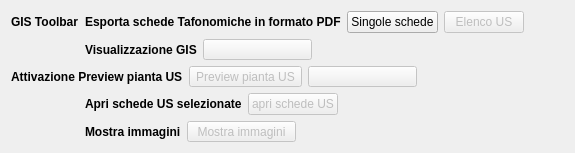
       <widget class="QWidget" name="tab_4">
        <attribute name="title">
         <string>Tools</string>
        </attribute>
        <layout class="QGridLayout" name="gridLayout_8">
         <item row="0" column="0">
          <widget class="QLabel" name="label_36">
           <property name="font">
            <font>
             <weight>75</weight>
             <bold>true</bold>
            </font>
           </property>
           <property name="text">
            <string>GIS Toolbar</string>
           </property>
          </widget>
         </item>
         <item row="1" column="1">
          <layout class="QHBoxLayout" name="horizontalLayout_6">
           <item>
            <widget class="QLabel" name="label_38">
             <property name="font">
              <font>
               <weight>75</weight>
               <bold>true</bold>
              </font>
             </property>
             <property name="text">
              <string>Visualizzazione GIS</string>
             </property>
            </widget>
           </item>
           <item>
            <widget class="QToolButton" name="toolButtonGis">
             <property name="enabled">
              <bool>false</bool>
             </property>
             <property name="minimumSize">
              <size>
               <width>109</width>
               <height>0</height>
              </size>
             </property>
             <property name="toolTip">
              <string/>
             </property>
             <property name="text">
              <string/>
             </property>
             <property name="icon">
              <iconset resource="resources.qrc">
               <normaloff>:/images/GIS.png</normaloff>:/images/GIS.png</iconset>
             </property>
             <property name="shortcut">
              <string>Ctrl+G</string>
             </property>
             <property name="checkable">
              <bool>true</bool>
             </property>
             <property name="checked">
              <bool>false</bool>
             </property>
             <property name="toolButtonStyle">
              <enum>Qt::ToolButtonTextOnly</enum>
             </property>
             <property name="arrowType">
              <enum>Qt::NoArrow</enum>
             </property>
            </widget>
           </item>
           <item>
            <spacer name="horizontalSpacer_6">
             <property name="orientation">
              <enum>Qt::Horizontal</enum>
             </property>
             <property name="sizeHint" stdset="0">
              <size>
               <width>40</width>
               <height>20</height>
              </size>
             </property>
            </spacer>
           </item>
          </layout>
         </item>
         <item row="2" column="0" colspan="2">
          <layout class="QHBoxLayout" name="horizontalLayout_7">
           <item>
            <widget class="QLabel" name="label_39">
             <property name="font">
              <font>
               <weight>75</weight>
               <bold>true</bold>
              </font>
             </property>
             <property name="text">
              <string>Attivazione Preview pianta US</string>
             </property>
            </widget>
           </item>
           <item>
            <widget class="QToolButton" name="toolButtonPreview">
             <property name="enabled">
              <bool>false</bool>
             </property>
             <property name="toolTip">
              <string/>
             </property>
             <property name="text">
              <string>Preview pianta US</string>
             </property>
             <property name="icon">
              <iconset resource="resources.qrc">
               <normaloff>:/images/GIS.png</normaloff>:/images/GIS.png</iconset>
             </property>
             <property name="shortcut">
              <string>Ctrl+G</string>
             </property>
             <property name="checkable">
              <bool>true</bool>
             </property>
             <property name="checked">
              <bool>false</bool>
             </property>
             <property name="toolButtonStyle">
              <enum>Qt::ToolButtonTextOnly</enum>
             </property>
             <property name="arrowType">
              <enum>Qt::NoArrow</enum>
             </property>
            </widget>
           </item>
           <item>
            <widget class="QToolButton" name="toolButtonPan">
             <property name="enabled">
              <bool>false</bool>
             </property>
             <property name="minimumSize">
              <size>
               <width>109</width>
               <height>0</height>
              </size>
             </property>
             <property name="toolTip">
              <string>Pan tool</string>
             </property>
             <property name="text">
              <string/>
             </property>
             <property name="icon">
              <iconset resource="resources.qrc">
               <normaloff>:/images/mActionPan.png</normaloff>:/images/mActionPan.png</iconset>
             </property>
             <property name="shortcut">
              <string>Ctrl+G</string>
             </property>
             <property name="checkable">
              <bool>true</bool>
             </property>
             <property name="checked">
              <bool>false</bool>
             </property>
             <property name="toolButtonStyle">
              <enum>Qt::ToolButtonTextOnly</enum>
             </property>
             <property name="arrowType">
              <enum>Qt::NoArrow</enum>
             </property>
            </widget>
           </item>
           <item>
            <spacer name="horizontalSpacer_14">
             <property name="orientation">
              <enum>Qt::Horizontal</enum>
             </property>
             <property name="sizeHint" stdset="0">
              <size>
               <width>40</width>
               <height>20</height>
              </size>
             </property>
            </spacer>
           </item>
          </layout>
         </item>
         <item row="5" column="1">
          <layout class="QHBoxLayout" name="horizontalLayout_10">
           <item>
            <widget class="QLabel" name="label_44">
             <property name="font">
              <font>
               <weight>75</weight>
               <bold>true</bold>
              </font>
             </property>
             <property name="text">
              <string>Mostra immagini</string>
             </property>
            </widget>
           </item>
           <item>
            <widget class="QToolButton" name="toolButtonPreviewMedia">
             <property name="enabled">
              <bool>false</bool>
             </property>
             <property name="minimumSize">
              <size>
               <width>109</width>
               <height>0</height>
              </size>
             </property>
             <property name="text">
              <string>Mostra immagini</string>
             </property>
             <property name="icon">
              <iconset resource="resources.qrc">
               <normaloff>:/images/photo.png</normaloff>:/images/photo.png</iconset>
             </property>
             <property name="checkable">
              <bool>true</bool>
             </property>
            </widget>
           </item>
           <item>
            <spacer name="horizontalSpacer_9">
             <property name="orientation">
              <enum>Qt::Horizontal</enum>
             </property>
             <property name="sizeHint" stdset="0">
              <size>
               <width>40</width>
               <height>20</height>
              </size>
             </property>
            </spacer>
           </item>
          </layout>
         </item>
         <item row="0" column="1">
          <layout class="QHBoxLayout" name="horizontalLayout_9">
           <item>
            <widget class="QLabel" name="label_41">
             <property name="font">
              <font>
               <weight>75</weight>
               <bold>true</bold>
              </font>
             </property>
             <property name="text">
              <string>Esporta schede Tafonomiche in formato PDF</string>
             </property>
            </widget>
           </item>
           <item>
            <widget class="QPushButton" name="pushButton_pdf_exp">
             <property name="enabled">
              <bool>true</bool>
             </property>
             <property name="font">
              <font>
               <pointsize>9</pointsize>
              </font>
             </property>
             <property name="toolTip">
              <string>Export PDF</string>
             </property>
             <property name="text">
              <string>Singole schede</string>
             </property>
             <property name="icon">
              <iconset resource="resources.qrc">
               <normaloff>:/images/sheet.png</normaloff>:/images/sheet.png</iconset>
             </property>
            </widget>
           </item>
           <item>
            <widget class="QPushButton" name="pushButton_exp_index_us">
             <property name="enabled">
              <bool>false</bool>
             </property>
             <property name="font">
              <font>
               <pointsize>9</pointsize>
              </font>
             </property>
             <property name="text">
              <string>Elenco US</string>
             </property>
             <property name="icon">
              <iconset resource="resources.qrc">
               <normaloff>:/images/sheet.png</normaloff>:/images/sheet.png</iconset>
             </property>
            </widget>
           </item>
           <item>
            <spacer name="horizontalSpacer_16">
             <property name="orientation">
              <enum>Qt::Horizontal</enum>
             </property>
             <property name="sizeHint" stdset="0">
              <size>
               <width>40</width>
               <height>20</height>
              </size>
             </property>
            </spacer>
           </item>
          </layout>
         </item>
         <item row="3" column="1">
          <layout class="QHBoxLayout" name="horizontalLayout_8">
           <item>
            <widget class="QLabel" name="label_40">
             <property name="font">
              <font>
               <weight>75</weight>
               <bold>true</bold>
              </font>
             </property>
             <property name="text">
              <string>Apri schede US selezionate</string>
             </property>
            </widget>
           </item>
           <item>
            <widget class="QPushButton" name="pushButton_showSelectedFeatures">
             <property name="enabled">
              <bool>false</bool>
             </property>
             <property name="font">
              <font>
               <pointsize>9</pointsize>
              </font>
             </property>
             <property name="toolTip">
              <string>Show Selcted Features</string>
             </property>
             <property name="text">
              <string>apri schede US</string>
             </property>
             <property name="icon">
              <iconset resource="resources.qrc">
               <normaloff>:/images/sheet.png</normaloff>:/images/sheet.png</iconset>
             </property>
            </widget>
           </item>
           <item>
            <spacer name="horizontalSpacer_15">
             <property name="orientation">
              <enum>Qt::Horizontal</enum>
             </property>
             <property name="sizeHint" stdset="0">
              <size>
               <width>40</width>
               <height>20</height>
              </size>
             </property>
            </spacer>
           </item>
          </layout>
         </item>
        </layout>
       </widget>
